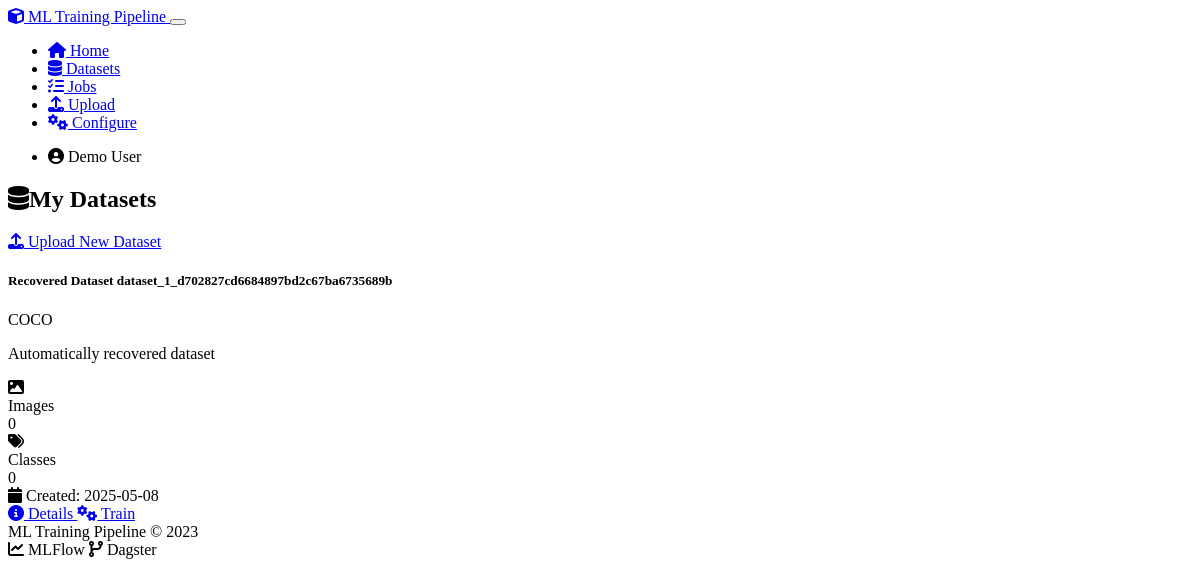
/datasets, run on the app's committed database.
### models.py (models this page shows, shortened)
class Dataset(db.Model):
    id = db.Column(db.Integer, primary_key=True)
    name = db.Column(db.String(120), nullable=False)
    description = db.Column(db.Text)
    data_path = db.Column(db.String(256), nullable=False)
    format_type = db.Column(db.String(20), nullable=False)  # COCO, YOLO, VOC, etc.
    class_names = db.Column(db.Text)  # JSON-serialized list of class names
    image_count = db.Column(db.Integer, default=0)
    created_at = db.Column(db.DateTime, default=datetime.utcnow)
    user_id = db.Column(db.Integer, db.ForeignKey('user.id'), nullable=False)
    training_jobs = db.relationship('TrainingJob', backref='dataset', lazy='dynamic')
    def get_class_names(self):
        if self.class_names:
            return json.loads(self.class_names)
        return []

### routes.py (the view, shortened to what this page needs)
    @app.route('/datasets')
    def list_datasets():
        user_id = ensure_default_user()
        datasets = Dataset.query.filter_by(user_id=user_id).order_by(Dataset.created_at.desc()).all()
        logger.info(f"Found {len(datasets)} datasets for user_id {user_id}")
        return render_template('datasets.html', title='My Datasets', datasets=datasets)

### routes.py (called while the page is built, shortened)
def ensure_default_user():
    default_user = User.query.filter_by(id=1).first()
    return default_user.id

### templates/datasets.html (shortened to what this page needs)
{% extends "layout.html" %}
{% block content %}
<div class="row">
    <div class="col-md-12">
        <div class="d-flex justify-content-between align-items-center mb-4">
            <h2><i class="fas fa-database me-2"></i>My Datasets</h2>
            <a href="{{ url_for('upload_dataset') }}" class="btn btn-primary">
                <i class="fas fa-upload me-1"></i> Upload New Dataset
            </a>
        </div>
        {% if datasets %}
            <div class="row">
                {% for dataset in datasets %}
                <div class="col-md-6 mb-4">
                    <div class="card h-100">
                        <div class="card-header d-flex justify-content-between align-items-center">
                            <h5 class="mb-0">{{ dataset.name }}</h5>
                            <span class="badge bg-primary">{{ dataset.format_type.upper() }}</span>
                        </div>
                        <div class="card-body">
                            <div class="mb-3">
                                <p class="mb-1">
                                    {% if dataset.description %}
                                        {{ dataset.description }}
                                    {% else %}
                                        <span class="text-muted"><em>No description provided</em></span>
                                    {% endif %}
                                </p>
                            </div>
                            <div class="row mb-3">
                                <div class="col-6">
                                    <div class="d-flex align-items-center">
                                        <i class="fas fa-image me-2 text-primary"></i>
                                        <div>
                                            <div class="small text-muted">Images</div>
                                            <div>{{ dataset.image_count }}</div>
                                        </div>
                                    </div>
                                </div>
                                <div class="col-6">
                                    <div class="d-flex align-items-center">
                                        <i class="fas fa-tags me-2 text-success"></i>
                                        <div>
                                            <div class="small text-muted">Classes</div>
                                            <div>{{ dataset.get_class_names()|length }}</div>
                                        </div>
                                    </div>
                                </div>
                            </div>
                            <div class="small text-muted">
                                <i class="fas fa-calendar me-1"></i> Created: {{ dataset.created_at.strftime('%Y-%m-%d') }}
                            </div>
                        </div>
                        <div class="card-footer">
                            <div class="d-flex justify-content-between">
                                <a href="{{ url_for('view_dataset', dataset_id=dataset.id) }}" class="btn btn-outline-primary">
                                    <i class="fas fa-info-circle me-1"></i> Details
                                </a>
                                <a href="{{ url_for('configure_training', model_type='yolo', dataset_id=dataset.id) }}" class="btn btn-outline-success">
                                    <i class="fas fa-cogs me-1"></i> Train
                                </a>
                            </div>
                        </div>
                    </div>
                </div>
                {% endfor %}
            </div>
        {% endif %}
    </div>
</div>
{% endblock %}

### data on the page
Dataset: name "Recovered Dataset dataset_1_d702827cd6684897bd2c67ba6735689b", format_type "COCO", description "Automatically recovered dataset", image_count "0", get_class_names|length "0", created_at "2025-05-08"
